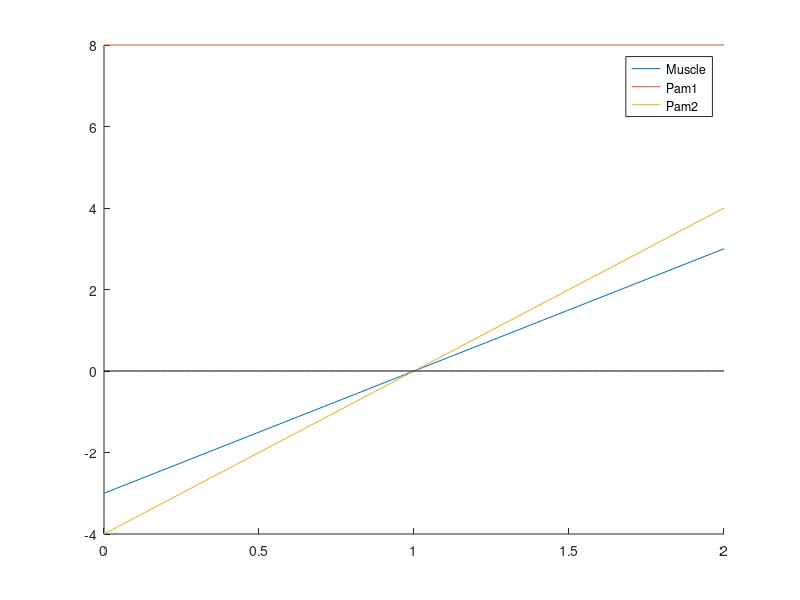
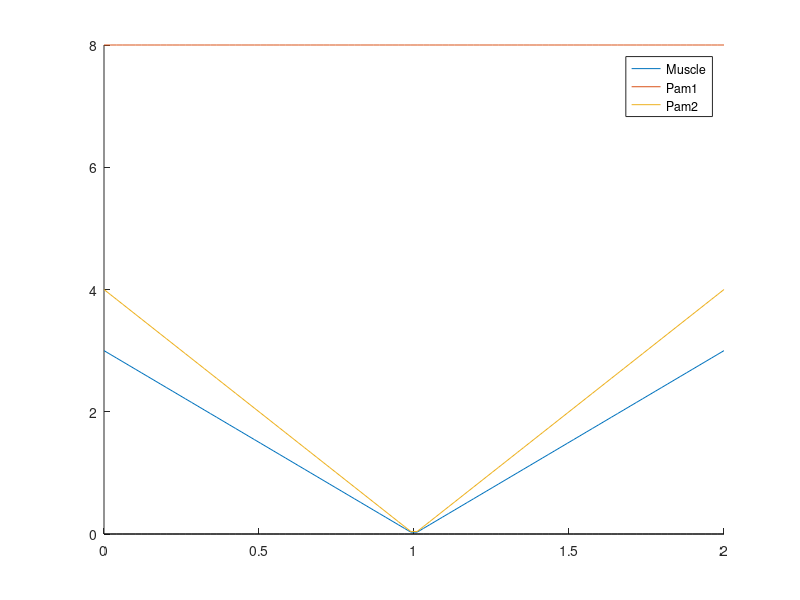
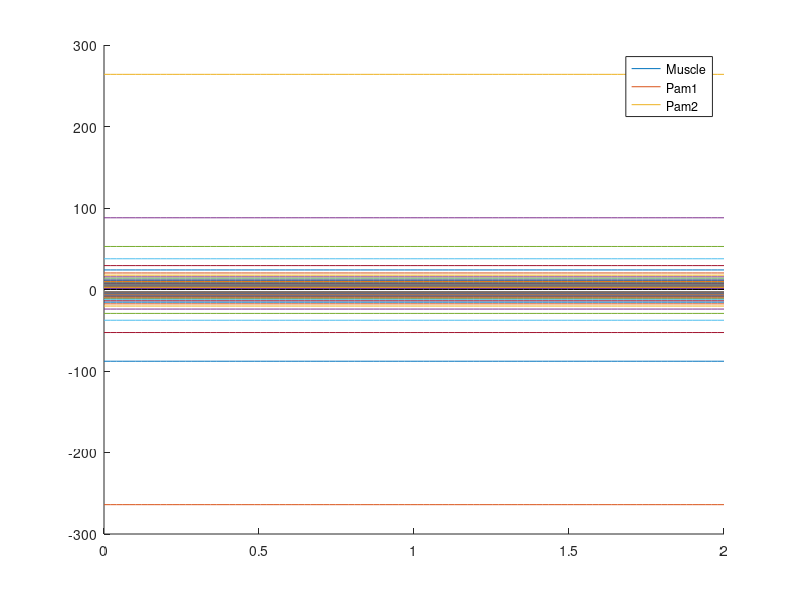

These figures' MATLAB source, in order:
clc                 %Command Line Clear
clear               %Clear the workspace of stored variables
close all           %Close all open figures

x = linspace(0, 2);

muscle = 3*x - 3;

% Pam1 = 4*x + 7;
Pam1 = 8*ones(100, 1);

Pam2 = 4*x - 4;

figure
hold on
plot(x, muscle)
plot(x, Pam1)
plot(x, Pam2)
plot(x, linspace(0, 0), 'k')
legend('Muscle', 'Pam1', 'Pam2')
hold off

Pam1C = 0;
Pam2C = 0;
for i = 1:length(x)
    if muscle(i) >= 0
        Pam1C = Pam1C + Pam1(i) - muscle(i);
        Pam2C = Pam2C + Pam2(i) - muscle(i);
    elseif muscle(i) < 0
        Pam1C = Pam1C + muscle(i) - Pam1(i);
        Pam2C = Pam2C + muscle(i) - Pam2(i);
    end
end


muscleAbs = abs(muscle);
Pam2Abs = abs(Pam2);

figure
hold on
plot(x, muscleAbs)
plot(x, Pam1)
plot(x, Pam2Abs)
plot(x, linspace(0, 0), 'k')
legend('Muscle', 'Pam1', 'Pam2')
hold off

muscleNom = muscle./muscle;
Pam1Nom = Pam1./muscle;
Pam2Nom = Pam2./muscle;

figure
hold on
plot(x, muscleNom)
plot(x, Pam1Nom)
plot(x, Pam2Nom)
plot(x, linspace(0, 0), 'k')
legend('Muscle', 'Pam1', 'Pam2')
hold off
